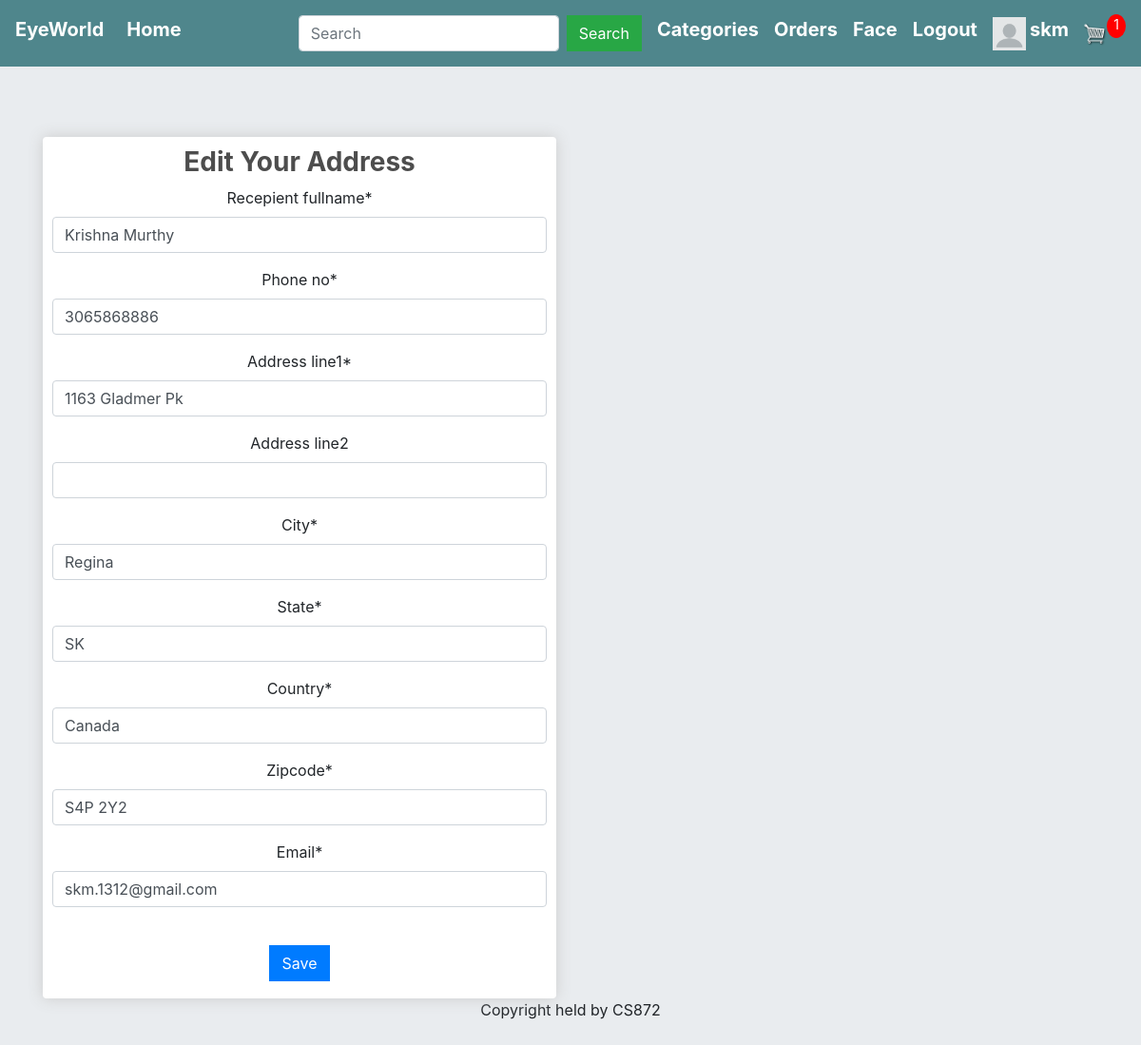
Page /update_address/11 (signed in) on the committed database.
### store/models.py (models this page shows, shortened)
class ShippingAddress(models.Model):
    user = models.ForeignKey(User,on_delete=models.CASCADE,null=True,blank=False)
    recepient_fullname = models.CharField(max_length=100,null=True,blank=False)
    phone_no = models.IntegerField(null=False,blank=False)
    address_line1 = models.CharField(max_length=200, null=True,blank=False)
    address_line2 = models.CharField(max_length=100,null=True,blank=True)
    city = models.CharField(max_length=200, null=False)
    state = models.CharField(max_length=200, null=False)
    country = models.CharField(max_length=100,null=True,blank=False)
    zipcode = models.CharField(max_length=200, null=False)
    email = models.EmailField(max_length=100, null=False, default="")
    date_added = models.DateTimeField(auto_now_add=True,null=False)

### store/views.py (the view)
# urls.py: path('update_address/<int:id>',views.update_address,name='update_address'),
def update_address(request,id):
    if not request.user.is_authenticated:
        return HttpResponseRedirect(reverse('user_login'))
    total_item_cart = 0
    if request.user.is_authenticated:
        items = OrderItem.objects.filter(user=request.user)
        for item in items:
            total_item_cart += item.quantity
    product_categories = ProductCategories.objects.all()
    adr = ShippingAddress.objects.get(id=id)
    if adr.user != request.user:
        return Http404()
    if request.method == 'POST':
        form = ShippingUpdateForm(request.POST,instance=adr)
        if form.is_valid():
            form.save()
            return HttpResponseRedirect(reverse('checkout'))
    else:
        form = ShippingUpdateForm(instance=adr)
    context = {
        'product_categories' : product_categories,
        'total_item_cart' : total_item_cart,
    }
    return render(request ,'store/update_address.html',{'context':context,'form' : form})

### store/forms.py
class ShippingUpdateForm(ModelForm):
    class Meta:
        model = ShippingAddress
        fields = '__all__'
        exclude = ['user']

### store/templates/store/update_address.html (shortened to what this page needs)
{% extends 'store/main.html' %}
{% load static %}
{% load crispy_forms_tags %}
{% block content %}
     <div class="row" style="text-align: center;">
		<div class="col-lg-6">
			<div class="box-element" id="form-wrapper">
     		<h3><strong>Edit Your Address</strong></h3>
				<form method="POST">
					{{ form|crispy }}
					<br>
					<input type="submit" class="btn btn-primary mb-2" name="submit" , value='Save'>
				</form>
			</div>
		</div>
{% endblock content %}

### store/templates/store/main.html (shortened to what this page needs)
<!DOCTYPE html>
{% load static %}
<html>
<head>
	<link rel="stylesheet" href="https://stackpath.bootstrapcdn.com/bootstrap/4.4.1/css/bootstrap.min.css">
	<link rel="stylesheet" href="https://maxcdn.bootstrapcdn.com/bootstrap/4.0.0/css/bootstrap.min.css">
	<link rel="stylesheet" href="https://cdnjs.cloudflare.com/ajax/libs/font-awesome/5.14.0/css/all.min.css" />
	<link rel="stylesheet" type="text/css" href="{% static 'store/css/main.css' %}">
</head>
<body>
	<nav class="navbar navbar-expand-lg navbar-dark bg-dark">
	  <h5><strong><a class="navbar-brand"  style="color: white">EyeWorld</a></strong></h5>
	  <div class="collapse navbar-collapse" id="navbarSupportedContent">
	    <ul class="navbar-nav mr-auto">
	      <li class="nav-item active">
	        <h5><strong><a class="nav-link" href="{% url 'store' %}" style="color: white">Home <span class="sr-only">(current)</span></a></strong></h5>
	      </li>
	    </ul>
	    <div class="form-inline my-2 my-lg-0">
	    	<form method="get" action="{% url 'search' %}" class="form-inline my-2 my-lg-0">
					<input type="search" name="search" aria-label="Search" placeholder="Search" class="form-control mr-sm-2">
					<button class="btn btn-success my-2 mr-sm-3" type="submit">Search</button>
			</form>
			<div class="dropdown mr-sm-3">
					  <h5><strong><a style="color: white">Categories</a></strong></h5>
			</div>
	    	{% if request.user.is_authenticated %}
	     		<h5 class="mr-sm-3"><strong><a href="{% url 'order_details' %}" style="color: white">Orders</a></strong>
	     		</h5>
	     		<h5 class="mr-sm-3"><strong><a href="{% url 'face_upload' %}" style="color: white">Face</a></strong>
	     		</h5>
	     		<h5 class="mr-sm-3"><strong><a href="{% url 'user_logout' %}" style="color: white">Logout</a></strong></h5>
	     		{% if request.user.profile.photo %}
					<a href="{% url 'profilepage' username=user.username %}"><img class="mr-sm-1" src="{{ request.user.profile.photo.url }}" width="35" height="35"></a>
				{% else %}
					<a href="{% url 'profilepage' username=user.username %}"><img class="mr-sm-1" src="/static/images/default.png" width="35" , height="35"></a>
				{% endif %}
		    	<h5><strong><a href="{% url 'profilepage' username=request.user.username %}" style="color: white">{{request.user.username}}</a></strong></h5>
	     	{% else %}
	     		<h5 class="mr-sm-3"><strong><a href="{% url 'user_login' %}" style="color: white">Login</a></strong></h5>
	     		<div>
		     		<h5 class="mr-sm-3"><strong><a href="{% url 'register' %}" style="color: white">SignUp</a></strong></h5>
	     		</div>
	     	{% endif %}
	     	<a href="{% url 'cart' %}">
	    		<img  id="cart-icon" src="{% static 'images/cart.png' %}">
	    	</a>
	    	<p id="cart-total">{{context.total_item_cart}}</p>
	    </div>
	  </div>
	</nav>
	<div class="jumbotron jumbotron-fluid">
		<div class="container container-fluid">
			{% block content %}
			{% endblock %}
		</div>
	</div>
	<footer class="footer">
		<p style="text-align: center;">Copyright held by CS872</p>
	</footer>
</body>
</html>

### static/store/css/main.css (style rules this page uses)
body { background-color: hsl(0, 0%, 98%); }
h1,h2,h3,h4,h5,h6 { color:hsl(0, 0%, 30%); }
.box-element { box-shadow:hsl(0, 0%, 80%) 0 0 16px; background-color: #fff; border-radius: 4px; padding: 10px; }
.bg-dark { background-color: #4f868c!important; }
#cart-icon { width:25px; display: inline-block; margin-left: 15px; }
#cart-total { display: block; text-align: center; color:#fff; background-color: red; width: 20px; height: 25px; border-radius: 50%; font-size: 14px; }
.col-lg-4, .col-lg-6, .col-lg-8, .col-lg-12 { margin-top: 10px; }
.btn { border-radius: 0; }

### store/templates/store/main.html (style rules this page uses)
.dropdown { position: relative; display: inline-block; }

### rows in the picture
ShippingAddress: recepient_fullname "Krishna Murthy", phone_no "3065868886", address_line1 "1163 Gladmer Pk", city "Regina", state "SK", country "Canada", zipcode "S4P 2Y2", email "skm.1312@gmail.com"

### other values in the picture
{{ request.user.username }} "skm"
{{ context.total_item_cart }} "1"
